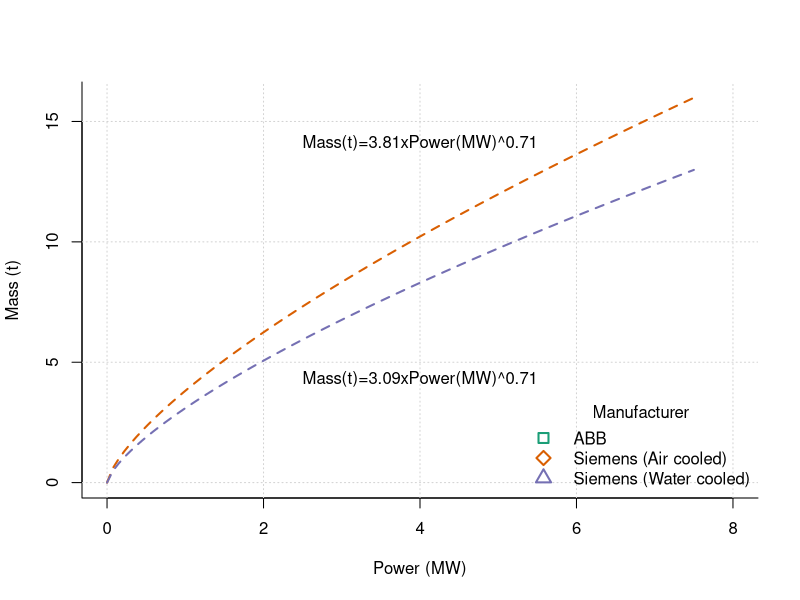

The R source for this figure:
#Plot High Speed Induction Generator

#setwd("./generator/")
induction_generator <- read.delim("induction-generator-data.txt")

#Set colors
require("RColorBrewer")
colors = brewer.pal(3,"Dark2")

plot(induction_generator$Power.MW, induction_generator$Mass.t, pch=as.numeric(induction_generator$Manufacturer)+21, 
     lwd=2, cex=1.5, col=colors[induction_generator$Manufacturer], bty="l", xlim=c(0,8), ylim=c(0,16),
     xlab="Power (MW)", ylab="Mass (t)")
grid()

#Add Legend
legend("bottomright", legend=c("ABB", "Siemens (Air cooled)", "Siemens (Water cooled)"), col=colors,pch=22:25, pt.cex=1.5,
       lwd=2,lty=0, title="Manufacturer", bty="n")

#Air cooled Siemens Machines
subset_data <- subset(induction_generator, Manufacturer=="Siemens-air", c(Power.MW, Mass.t))
# Non-linear modeln(power fit)
fit <- nls(Mass.t ~ a*Power.MW^b,data = subset_data,start = list(a = 3, b = 1))
#Plot power estimation
power_fine <- seq(0, 7.5, length = 101)
lines(power_fine, predict(fit, list(Power.MW= power_fine)), lty=2,lwd=2, col=colors[2])

coefficients <- round(coef(fit), 2) 
mtext(paste("Mass(t)=",coefficients[1],"xPower(MW)^",coefficients[2], sep=""), 3,-3.5)

#Water cooled Siemens Machines
subset_data <- subset(induction_generator, Manufacturer=="Siemens-water", c(Power.MW, Mass.t))
# Non-linear modeln(power fit)
fit <- nls(Mass.t ~ a*Power.MW^b,data = subset_data,start = list(a = 3, b = 1))
#Plot power estimation
power_fine <- seq(0, 7.5, length = 101)
lines(power_fine, predict(fit, list(Power.MW= power_fine)), lty=2,lwd=2, col=colors[3])

coefficients <- round(coef(fit), 2) 
mtext(paste("Mass(t)=",coefficients[1],"xPower(MW)^",coefficients[2], sep=""), 1,-6.5)
